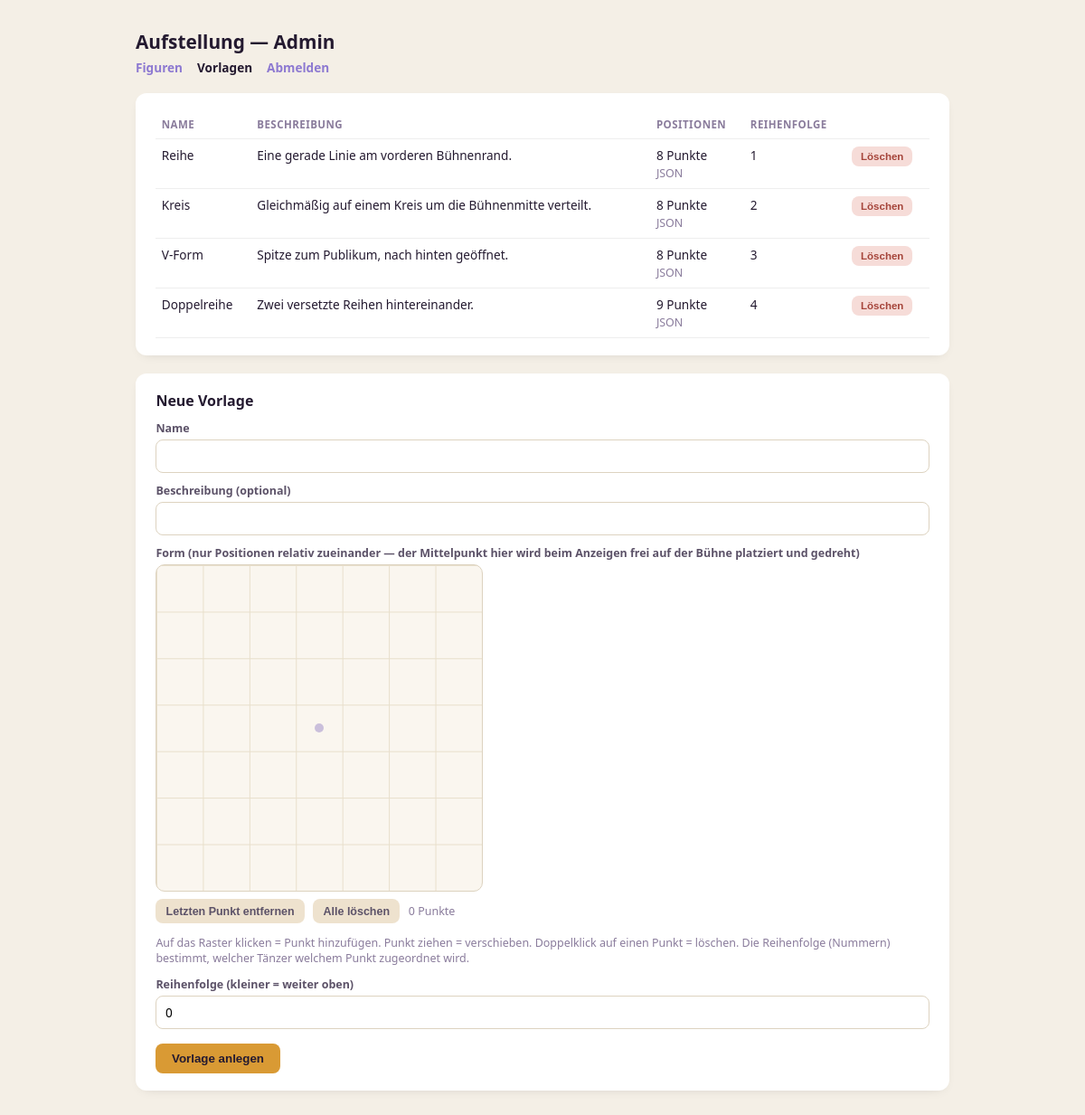
Page /admin/layouts.php (signed in) on the earlier database version.
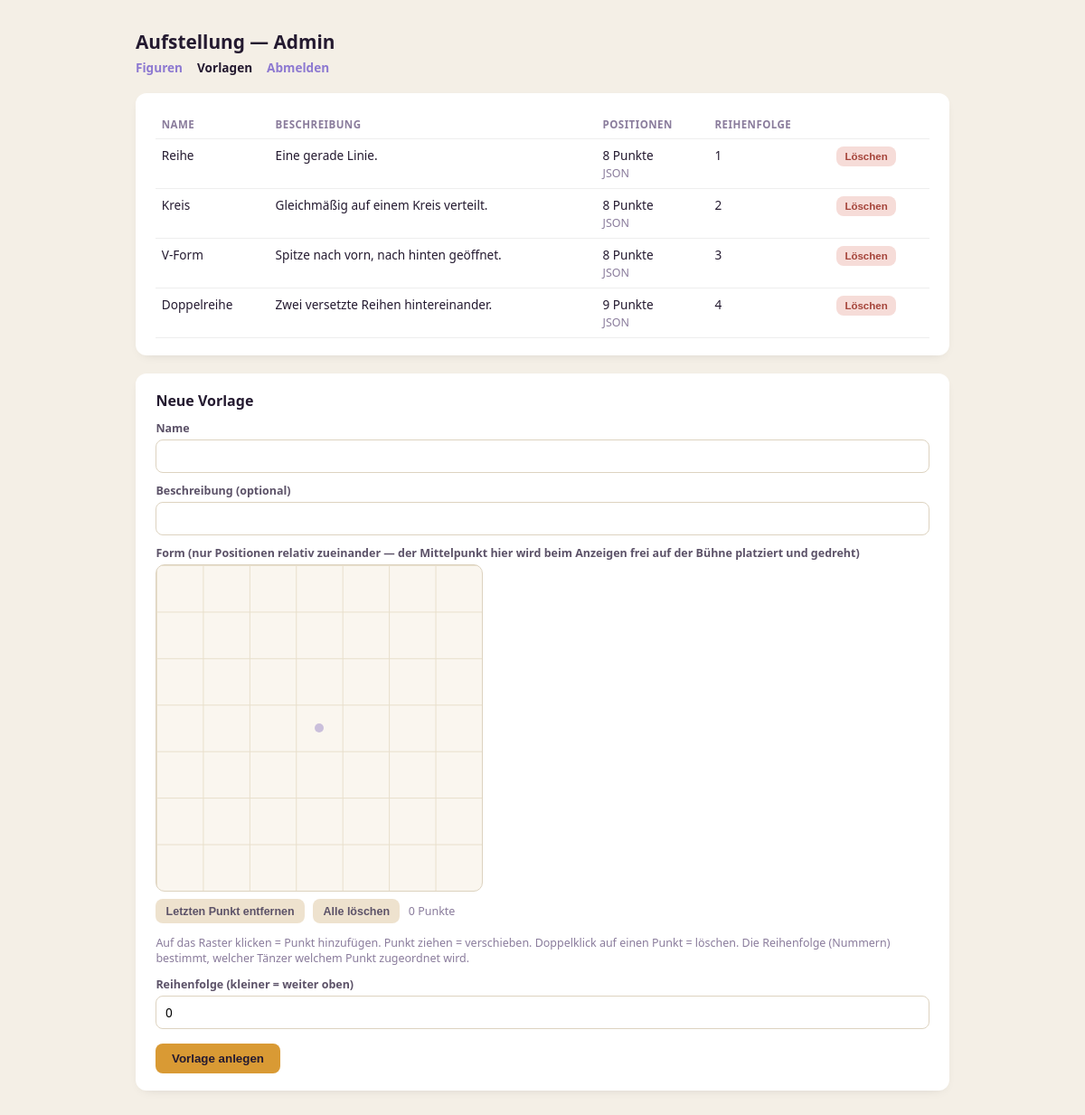
Same page on the later database version.
### tables this page shows
CREATE TABLE IF NOT EXISTS layouts (
  id              VARCHAR(32)   NOT NULL PRIMARY KEY,
  name            VARCHAR(120)  NOT NULL,
  description     VARCHAR(255)  NULL,
  positions_json  JSON          NOT NULL,
  sort_order      INT           NOT NULL DEFAULT 0
);

### api/lib/db.php (called while the page is built, shortened)
<?php
function db(): PDO {
    static $pdo = null;
    $driver = env_get('DB_DRIVER', 'mysql');
    $opts = [
        PDO::ATTR_ERRMODE => PDO::ERRMODE_EXCEPTION,
        PDO::ATTR_DEFAULT_FETCH_MODE => PDO::FETCH_ASSOC,
        PDO::ATTR_EMULATE_PREPARES => false,
    ];
    if ($driver === 'sqlite') {
        $path = env_get('DB_SQLITE_PATH', __DIR__ . '/../../data/aufstellung.sqlite');
        $dir = dirname($path);
        if (!is_dir($dir)) mkdir($dir, 0770, true);
        $pdo = new PDO('sqlite:' . $path, null, null, $opts);
        $pdo->exec('PRAGMA foreign_keys = ON');
    } else {
        $host = env_get('DB_HOST', 'localhost');
        $name = env_get('DB_NAME', '');
        $user = env_get('DB_USER', '');
        $pass = env_get('DB_PASS', '');
        $dsn = "mysql:host={$host};dbname={$name};charset=utf8mb4";
        $pdo = new PDO($dsn, $user, $pass, $opts);
    }
    return $pdo;
}

### admin/layouts.php (the view, shortened to what this page needs)
<?php
require_once __DIR__ . '/../api/lib/db.php';
$rows = [];
try {
    $rows = db()->query('SELECT id, name, description, positions_json, sort_order FROM layouts ORDER BY sort_order ASC, name ASC')->fetchAll();
} catch (Throwable $e) {
    error_log($e->getMessage());
    $dbError = 'Datenbank nicht erreichbar oder Tabelle "layouts" fehlt — wurde schema.sql schon gegen die echte Datenbank ausgeführt?';
}
function h2($s) { return htmlspecialchars((string)$s, ENT_QUOTES, 'UTF-8'); }
function describe_positions(string $json): string {
    $p = json_decode($json, true);
    $n = count($p);
    return $n . ($n === 1 ? ' Punkt' : ' Punkte');
}
?>
<!doctype html>
<html lang="de">
<head>
</head>
<body>
<div class="wrap">
  <h1>Aufstellung — Admin</h1>
  <nav><a href="index.php">Figuren</a><a class="current" href="layouts.php">Vorlagen</a><a href="logout.php">Abmelden</a></nav>
  <div class="card">
    <table>
      <thead><tr><th>Name</th><th>Beschreibung</th><th>Positionen</th><th>Reihenfolge</th><th></th></tr></thead>
      <tbody>
      <?php foreach ($rows as $row): ?>
        <tr>
          <td><?= h2($row['name']) ?></td>
          <td><?= h2($row['description']) ?></td>
          <td><?= h2(describe_positions($row['positions_json'])) ?> <details><summary class="hint" style="cursor:pointer;display:inline;">JSON</summary><pre><?= h2($row['positions_json']) ?></pre></details></td>
          <td><?= h2($row['sort_order']) ?></td>
          <td>
            <form method="post" onsubmit="return confirm('Vorlage wirklich löschen?');">
              <button type="submit" class="del-btn">Löschen</button>
            </form>
          </td>
        </tr>
      <?php endforeach; ?>
      </tbody>
    </table>
  </div>
  <div class="card">
    <strong>Neue Vorlage</strong>
    <form method="post">
      <label for="name">Name</label>
      <input type="text" id="name" name="name" required maxlength="120">
      <label for="description">Beschreibung (optional)</label>
      <input type="text" id="description" name="description" maxlength="255">
      <label>Form (nur Positionen relativ zueinander — der Mittelpunkt hier wird beim Anzeigen frei auf der Bühne platziert und gedreht)</label>
      <div class="vorlage-grid" id="vorlageGrid"><div class="vorlage-grid-center"></div></div>
      <div class="vorlage-toolbar">
        <button type="button" class="secondary" id="vorlageUndoBtn">Letzten Punkt entfernen</button>
        <button type="button" class="secondary" id="vorlageClearBtn">Alle löschen</button>
        <span class="hint" id="vorlagePointCount">0 Punkte</span>
      </div>
      <p class="hint">
        Auf das Raster klicken = Punkt hinzufügen. Punkt ziehen = verschieben. Doppelklick auf einen Punkt = löschen.
        Die Reihenfolge (Nummern) bestimmt, welcher Tänzer welchem Punkt zugeordnet wird.
      </p>
      <label for="sort_order">Reihenfolge (kleiner = weiter oben)</label>
      <input type="number" id="sort_order" name="sort_order" value="0">
      <button type="submit">Vorlage anlegen</button>
    </form>
  </div>
</div>
</body>
</html>

### admin/layouts.php (style rules this page uses)
body { font-family:system-ui,sans-serif;background:#f4efe6;color:#241a30;margin:0;padding:2rem; }
.wrap { max-width:900px;margin:0 auto; }
h1 { font-size:1.3rem;margin:0 0 .3rem; }
nav { margin-bottom:1.2rem;font-size:.85rem; }
nav a { color:#8d79d1;text-decoration:none;font-weight:600;margin-right:1rem; }
nav a.current { color:#241a30; }
.card { background:#fff;border-radius:12px;padding:1.2rem 1.4rem;margin-bottom:1.2rem;box-shadow:0 4px 14px -8px rgba(0,0,0,.2); }
table { width:100%;border-collapse:collapse;font-size:.85rem; }
th,td { text-align:left;padding:.5rem .4rem;border-bottom:1px solid #eee;vertical-align:top; }
th { color:#8a7c9c;font-size:.72rem;text-transform:uppercase;letter-spacing:.04em; }
label { display:block;font-size:.78rem;font-weight:700;margin:.7rem 0 .25rem;color:#5c5268; }
input[type="text"],input[type="number"],textarea { width:100%;box-sizing:border-box;padding:.5rem .6rem;border-radius:8px;border:1px solid #ddd3c0;font-size:.85rem;font-family:inherit; }
button { margin-top:1rem;padding:.55rem 1.1rem;border-radius:8px;border:none;background:#d99a34;color:#241a30;font-weight:700;cursor:pointer; }
.del-btn { margin:0;padding:.3rem .6rem;font-size:.72rem;background:#f6dcd8;color:#a5443a; }
.hint { color:#8a7c9c;font-size:.78rem; }
.vorlage-grid { position:relative; width:100%; max-width:360px; aspect-ratio:1; background: linear-gradient(#e8dfcb 1px, transparent 1px), linear-gradient(90deg, #e8dfcb 1px, transparent 1px); background-size:calc(100%/7) calc(100%/7); background-color:#faf6ef; border:1px solid #ddd3c0; border-radius:10px; cursor:crosshair; user-select:none; touch-action:none; }
.vorlage-grid-center { position:absolute; left:50%; top:50%; width:10px; height:10px; transform:translate(-50%,-50%); border-radius:50%; background:#cabfdb; pointer-events:none; }
.vorlage-toolbar { display:flex; align-items:center; gap:.6rem; margin-top:.5rem; flex-wrap:wrap; }
.vorlage-toolbar button { margin-top:0; padding:.4rem .7rem; font-size:.78rem; }
.vorlage-toolbar button.secondary { background:#eee2ce; color:#5c5268; }

Differences in the rows shown:
changed layouts "Reihe": description "Eine gerade Linie am vorderen Bühnenrand." → "Eine gerade Linie."
changed layouts "Kreis": description "Gleichmäßig auf einem Kreis um die Bühnenmitte verteilt." → "Gleichmäßig auf einem Kreis verteilt."
changed layouts "V-Form": description "Spitze zum Publikum, nach hinten geöffnet." → "Spitze nach vorn, nach hinten geöffnet."
